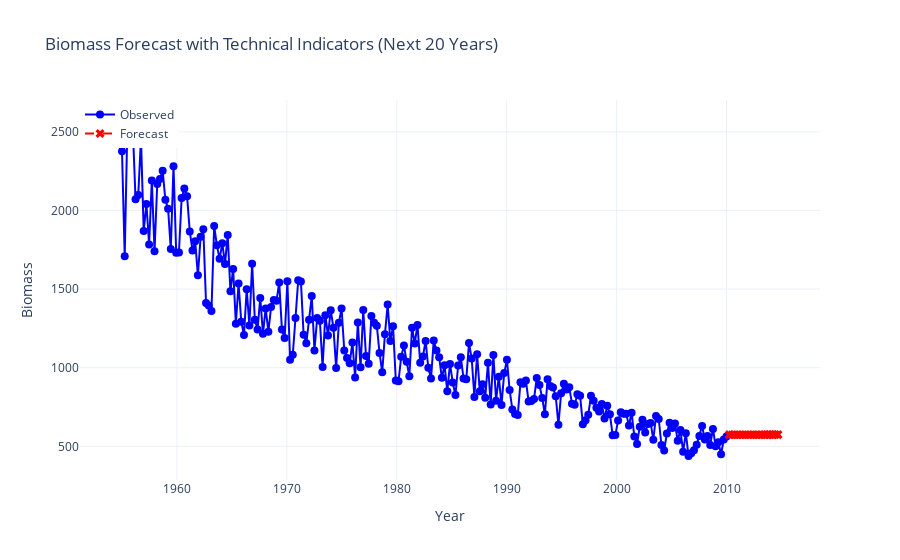

The notebook cell saved with this chart:
### Code cell
import tensorflow as tf
from tensorflow.keras.models import Sequential
from tensorflow.keras.layers import LSTM, Dense, Input, Dropout
from tensorflow.keras.callbacks import EarlyStopping
import pandas as pd
import numpy as np
import plotly.graph_objects as go
from sklearn.preprocessing import MinMaxScaler
from sklearn.metrics import mean_squared_error

# Load the data
data = pd.read_csv('biomass_data.csv')  # Ensure the file has 'Year' and 'biomass' columns
data.set_index('Year', inplace=True)  # Set 'Year' as the index for proper plotting
data['biomass'] = data['biomass'] * 100  # Scale the biomass values if needed

# Add technical indicators
data['SMA_5'] = data['biomass'].rolling(window=5).mean()  # Simple Moving Average (5 years)
data['EMA_5'] = data['biomass'].ewm(span=5, adjust=False).mean()  # Exponential Moving Average (5 years)
data['SMA_10'] = data['biomass'].rolling(window=10).mean()  # Simple Moving Average (10 years)
data['EMA_10'] = data['biomass'].ewm(span=10, adjust=False).mean()  # Exponential Moving Average (10 years)

# Fill missing values caused by rolling calculations
data.fillna(method='bfill', inplace=True)

# Scale the data
scaler = MinMaxScaler()
scaled_data = scaler.fit_transform(data.values)

# Create sequences
sequence_length = 21  # Use a sequence length of 21 to look at the previous 21 years
X, y = [], []
for i in range(sequence_length, len(scaled_data)):
    X.append(scaled_data[i - sequence_length:i])  # Include all features (biomass + indicators)
    y.append(scaled_data[i, 0])  # Predict the biomass value only
X, y = np.array(X), np.array(y)

# Split into train and test sets
train_size = int(len(X) * 0.8)
X_train, X_test = X[:train_size], X[train_size:]
y_train, y_test = y[:train_size], y[train_size:]

# Print shapes to verify
print(f"X_train shape: {X_train.shape}")
print(f"y_train shape: {y_train.shape}")
print(f"X_test shape: {X_test.shape}")
print(f"y_test shape: {y_test.shape}")

# Build the LSTM model with dropout for regularization
model = Sequential([
    Input(shape=(X_train.shape[1], X_train.shape[2])),  # Updated for multi-feature input
    LSTM(64, activation='relu', return_sequences=True),
    Dropout(0.2),  # Dropout to prevent overfitting
    LSTM(64, activation='relu', return_sequences=False),
    Dropout(0.2),
    Dense(1)
])
model.compile(optimizer='adam', loss='mse')

# Early stopping
early_stop = EarlyStopping(monitor='val_loss', patience=10, restore_best_weights=True)

# Train the model
model.fit(
    X_train, y_train,
    epochs=200,  # Increased epochs for better trend capture
    batch_size=16,
    validation_data=(X_test, y_test),
    verbose=1,
    callbacks=[early_stop]
)

# Forecast the next 20 years
last_sequence = scaled_data[-sequence_length:]
forecast = []

for _ in range(20):
    # Predict the next value
    prediction = model.predict(last_sequence.reshape(1, sequence_length, X_train.shape[2]), verbose=0)
    
    # Append the predicted biomass value to the forecast
    forecast.append(prediction[0, 0])
    
    # Create a new row for the next sequence
    new_row = last_sequence[-1].copy()  # Copy the last row of the sequence
    new_row[0] = prediction[0, 0]  # Replace the biomass value with the predicted value
    last_sequence = np.append(last_sequence[1:], [new_row], axis=0)

# Transform only the biomass column back to its original scale
forecast_biomass = np.array(forecast).reshape(-1, 1)
forecast_biomass = scaler.inverse_transform(
    np.hstack([forecast_biomass] + [np.zeros_like(forecast_biomass)] * (scaled_data.shape[1] - 1))
)[:, 0]

# Handle non-integer years
year_diff = data.index[1] - data.index[0]  # Approximate difference between years
forecast_index = np.arange(data.index.max() + year_diff, data.index.max() + 20 * year_diff, step=year_diff)

# Create the Plotly chart
fig = go.Figure()

# Add observed data
fig.add_trace(go.Scatter(
    x=data.index,
    y=data['biomass'],
    mode='lines+markers',
    name='Observed',
    line=dict(color='blue'),
    marker=dict(size=8)
))

# Add forecasted data
fig.add_trace(go.Scatter(
    x=list(forecast_index),
    y=forecast_biomass,
    mode='lines+markers',
    name='Forecast',
    line=dict(color='red', dash='dash'),
    marker=dict(size=8, symbol='x')
))

# Customize the layout
fig.update_layout(
    title='Biomass Forecast with Technical Indicators (Next 20 Years)',
    xaxis_title='Year',
    yaxis_title='Biomass',
    legend=dict(x=0, y=1),
    template='plotly_white'
)

# Show the interactive chart
fig.show()

# Evaluate the model (Optional)
y_pred = model.predict(X_test)
y_pred = scaler.inverse_transform(
    np.hstack([y_pred] + [np.zeros_like(y_pred)] * (scaled_data.shape[1] - 1))
)[:, 0]
y_test_inv = scaler.inverse_transform(
    np.hstack([y_test.reshape(-1, 1)] + [np.zeros_like(y_test.reshape(-1, 1))] * (scaled_data.shape[1] - 1))
)[:, 0]

# Calculate RMSE (Root Mean Squared Error)
rmse = np.sqrt(mean_squared_error(y_test_inv, y_pred))
print(f'Root Mean Squared Error (RMSE): {rmse}')

### Figure 1 — Plotly figure (JSON) as saved in the notebook; plotly's stock layout.template omitted (floating-point values rounded to 4 significant figures; data arrays with more than 128 entries replaced by an {"elided": "..."} marker saying what was removed)
{"data": [{"line": {"color": "blue"}, "marker": {"size": 8}, "mode": "lines+markers", "name": "Observed", "type": "scatter", "x": {"elided": "224 float values"}, "y": {"elided": "224 float values"}}, {"line": {"color": "red", "dash": "dash"}, "marker": {"size": 8, "symbol": "x"}, "mode": "lines+markers", "name": "Forecast", "type": "scatter", "x": [2010.0, 2010.0, 2011.0, 2011.0, 2011.0, 2011.0, 2012.0, 2012.0, 2012.0, 2012.0, 2013.0, 2013.0, 2013.0, 2013.0, 2014.0, 2014.0, 2014.0, 2014.0, 2015.0], "y": [574.3, 574.0, 573.9, 573.8, 573.8, 573.9, 573.9, 574.0, 574.1, 574.2, 574.2, 574.3, 574.3, 574.3, 574.3, 574.3, 574.3, 574.4, 574.4, 574.5]}], "layout": {"legend": {"x": 0, "y": 1}, "title": {"text": "Biomass Forecast with Technical Indicators (Next 20 Years)"}, "xaxis": {"title": {"text": "Year"}}, "yaxis": {"title": {"text": "Biomass"}}}}
